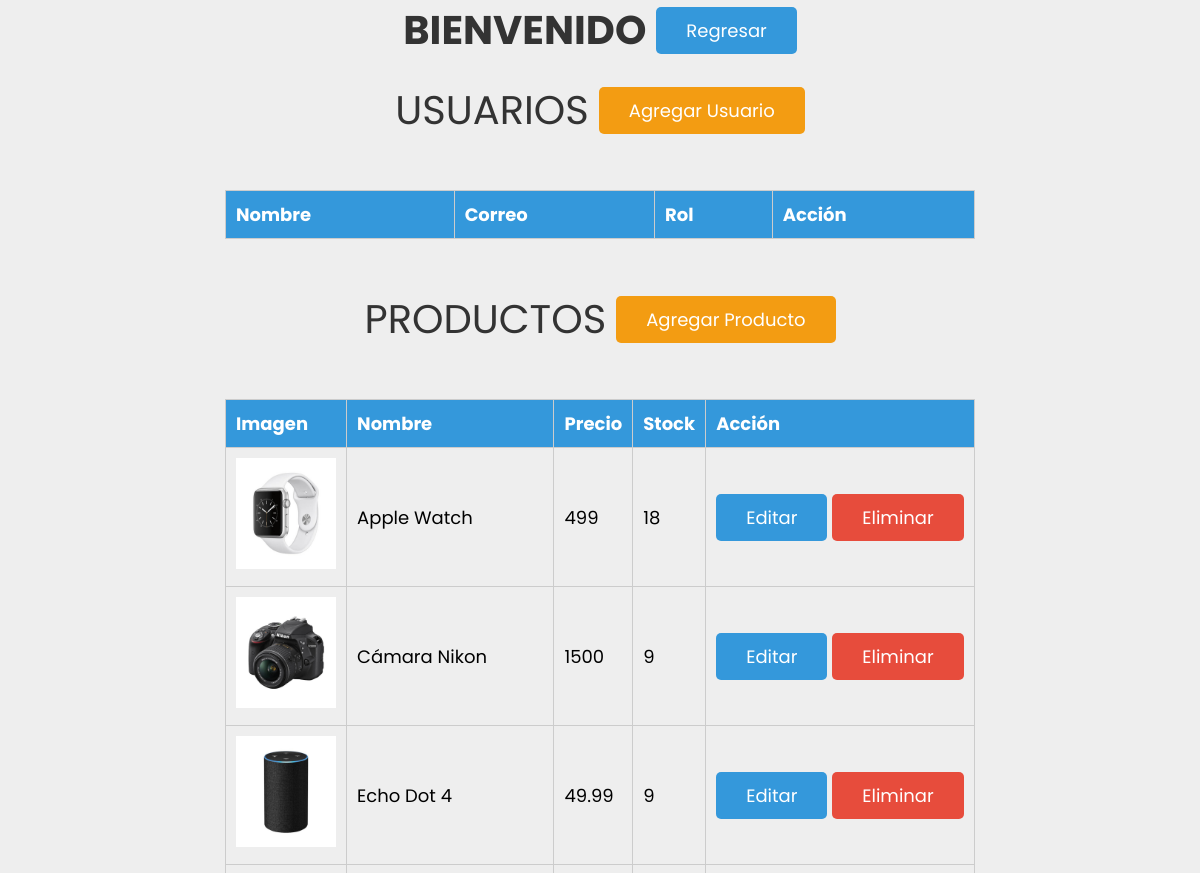
/ (upper part), run on an earlier commit of the app's database.
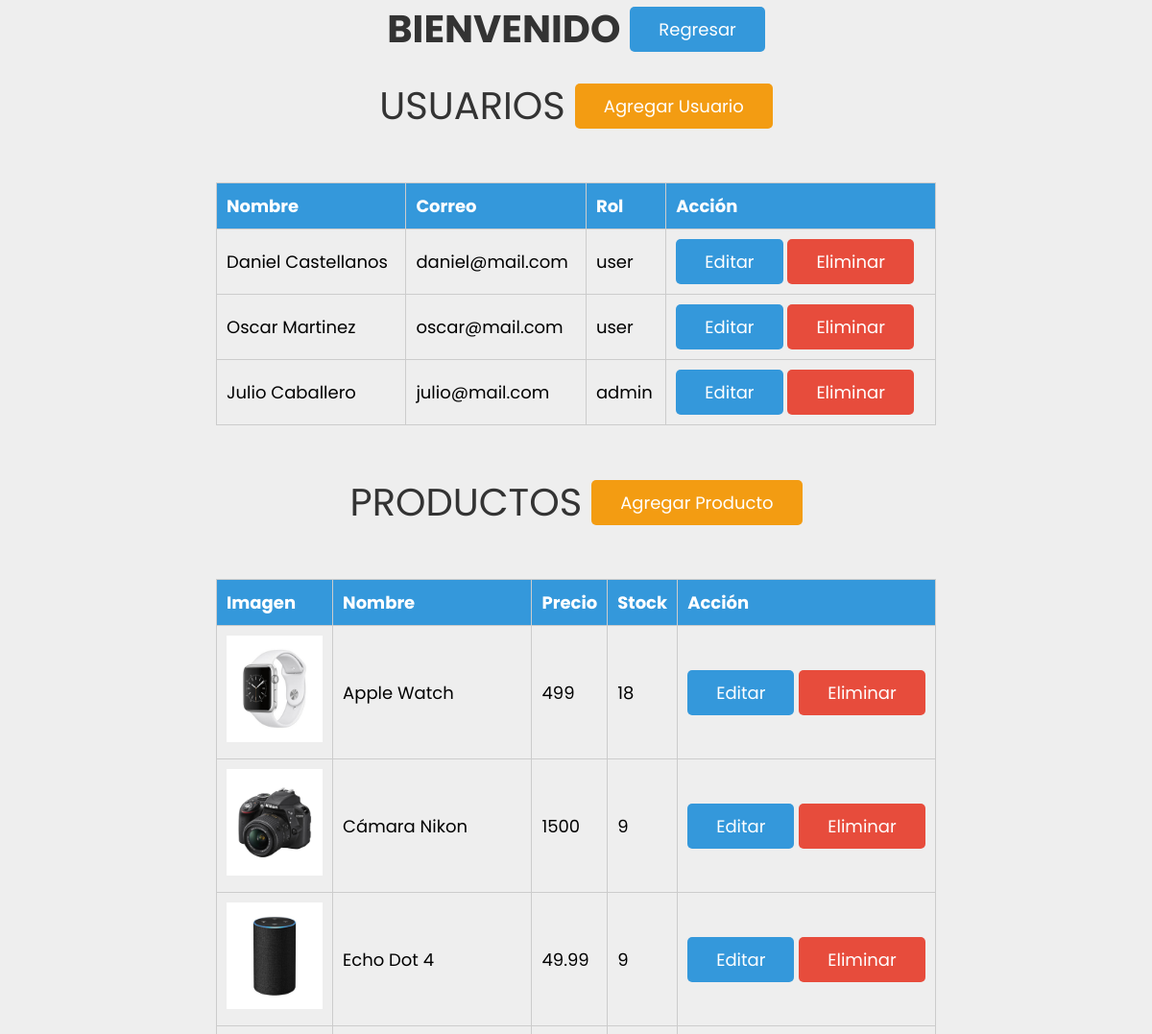
And on a later commit of the database.
### tables this page shows
CREATE TABLE `products` (
  `id` int(100) NOT NULL,
  `name` varchar(100) NOT NULL,
  `price` varchar(100) NOT NULL,
  `stock` int(11) NOT NULL,
  `image` varchar(255) NOT NULL
);

CREATE TABLE `user_info` (
  `id` int(100) NOT NULL,
  `name` varchar(100) NOT NULL,
  `email` varchar(100) NOT NULL,
  `password` varchar(100) NOT NULL,
  `rol` varchar(20) NOT NULL
);

### src/views/verProductos.php (the view)
<div class="pHeader">
    <p class="heading">productos</p>
    <a href="src\views\agregarProducto.php" class="option-btn">Agregar producto</a>
</div>
<table class="admin">
    <thead>
        <tr>
            <th>Imagen</th>
            <th>Nombre</th>
            <th>Precio</th>
            <th>Stock</th>
            <th>Acción</th>
        </tr>
    </thead>
    <?php
    $select_product = mysqli_query($conn, "SELECT * FROM `products`") or die('query failed');
    if (mysqli_num_rows($select_product) > 0) {
        while ($fetch_product = mysqli_fetch_assoc($select_product)) {
    ?>
            <tbody>
                <tr>
                    <td><img src="images/<?php echo $fetch_product['image']; ?>" alt=""></td>
                    <td><?php echo $fetch_product['name'] ?></td>
                    <td><?php echo $fetch_product['price'] ?></td>
                    <td><?php echo $fetch_product['stock'] ?></td>
                    <td><a href="src\views\editarProducto.php?product=<?php echo $fetch_product['id']; ?>" class="btn">editar</a> <a href="productos.php?remove=<?php echo $fetch_product['id']; ?>" class="delete-btn">eliminar</a></td>
                </tr>
            </tbody>
    <?php
        };
    };
    ?>
</table>

### src/views/header.php (shortened to what this page needs)
<!DOCTYPE html>
<html lang="en">
<head>
    <link rel="stylesheet" href="../../css/style.css">
</head>

### index.php (shortened to what this page needs)
<?php include("src/views/header.php") ?>
<body>
   <link rel="stylesheet" href="css/style.css">
   <div class="container">
      <?php include("src/views/productos.php") ?>
   </div>
</body>
</html>

### productos.php (shortened to what this page needs)
<?php
include 'src\db\config.php';
?>
<?php include("src/views/header.php") ?>
<body>
<link rel="stylesheet" href="css/style.css">
    <div class="container">
        <div class="pHeader">
            <h1 class="heading">Bienvenido <?php echo $fetch_user['name']; ?> </h1>
            <a href="index.php" class="btn">regresar</a>
        </div>
        <?php include("src/views/verusuarios.php") ?>
        <?php include("src/views/verProductos.php") ?>
    </div>
</body>
</html>

### src/views/verUsuarios.php
<div class="pHeader">
    <p class="heading">usuarios</p>
    <a href="src\views\agregarUsuario.php" class="option-btn">Agregar usuario</a>
</div>
<table class="admin">
    <thead>
        <tr>
            <th>Nombre</th>
            <th>Correo</th>
            <th>Rol</th>
            <th>Acción</th>
        </tr>
    </thead>
    <?php
    $select_users = mysqli_query($conn, "SELECT * FROM `user_info`") or die('query failed');
    if (mysqli_num_rows($select_users) > 0) {
        while ($fetch_users = mysqli_fetch_assoc($select_users)) {
    ?>
            <tbody>
                <tr>
                    <td><?php echo $fetch_users['name'] ?></td>
                    <td><?php echo $fetch_users['email'] ?></td>
                    <td><?php echo $fetch_users['rol'] ?></td>
                    <td><a href="src\views\editarUsuario.php?edit=<?php echo $fetch_users['id']; ?>" class="btn">editar</a> <a href="productos.php?removeUser=<?php echo $fetch_users['id']; ?>" class="delete-btn">eliminar</a></td>
                </tr>
            </tbody>
    <?php
        };
    };
    ?>
</table>

### css/style.css (style rules this page uses)
:root { --blue: #3498db; --red: #e74c3c; --orange: #f39c12; --black: #333; --white: #fff; --light-bg: #eee; --box-shadow: 0 5px 10px rgba(0, 0, 0, .1); --border: 2px solid var(--black); }
* { font-family: 'Poppins', sans-serif; margin: 0; padding: 0; box-sizing: border-box; outline: none; border: none; text-decoration: none; }
body { background-color: var(--light-bg); }
.btn, .delete-btn, .option-btn { display: inline-block; padding: 10px 30px; cursor: pointer; font-size: 18px; color: var(--white); border-radius: 5px; text-transform: capitalize; }
.btn { background-color: var(--blue); }
.delete-btn { background-color: var(--red); }
.option-btn { background-color: var(--orange); }
.pHeader { display: flex; align-items: center; gap: 10px; justify-content: center; margin-bottom: 20px; }
.container { padding: 0 20px; margin: 0 auto; max-width: 1200px; padding-bottom: 70px; }
.container .heading { text-align: center; font-size: 40px; text-transform: uppercase; color: var(--black); }
.admin { width: 750px; border-collapse: collapse; margin: 50px auto; }
.admin tr:nth-of-type(odd) { background: #eee; }
.admin th { background: #3498db; color: white; font-weight: bold; }
.admin td, .admin th { padding: 10px; border: 1px solid #ccc; text-align: left; font-size: 18px; }
.admin td img { width: 100px; }

What changed in the data, as far as the page shows it:
added user_info: name "Daniel Castellanos", email "daniel@mail.com", rol "user"
added user_info: name "Oscar Martinez", email "oscar@mail.com", rol "user"
added user_info: name "Julio Caballero", email "julio@mail.com", rol "admin"
